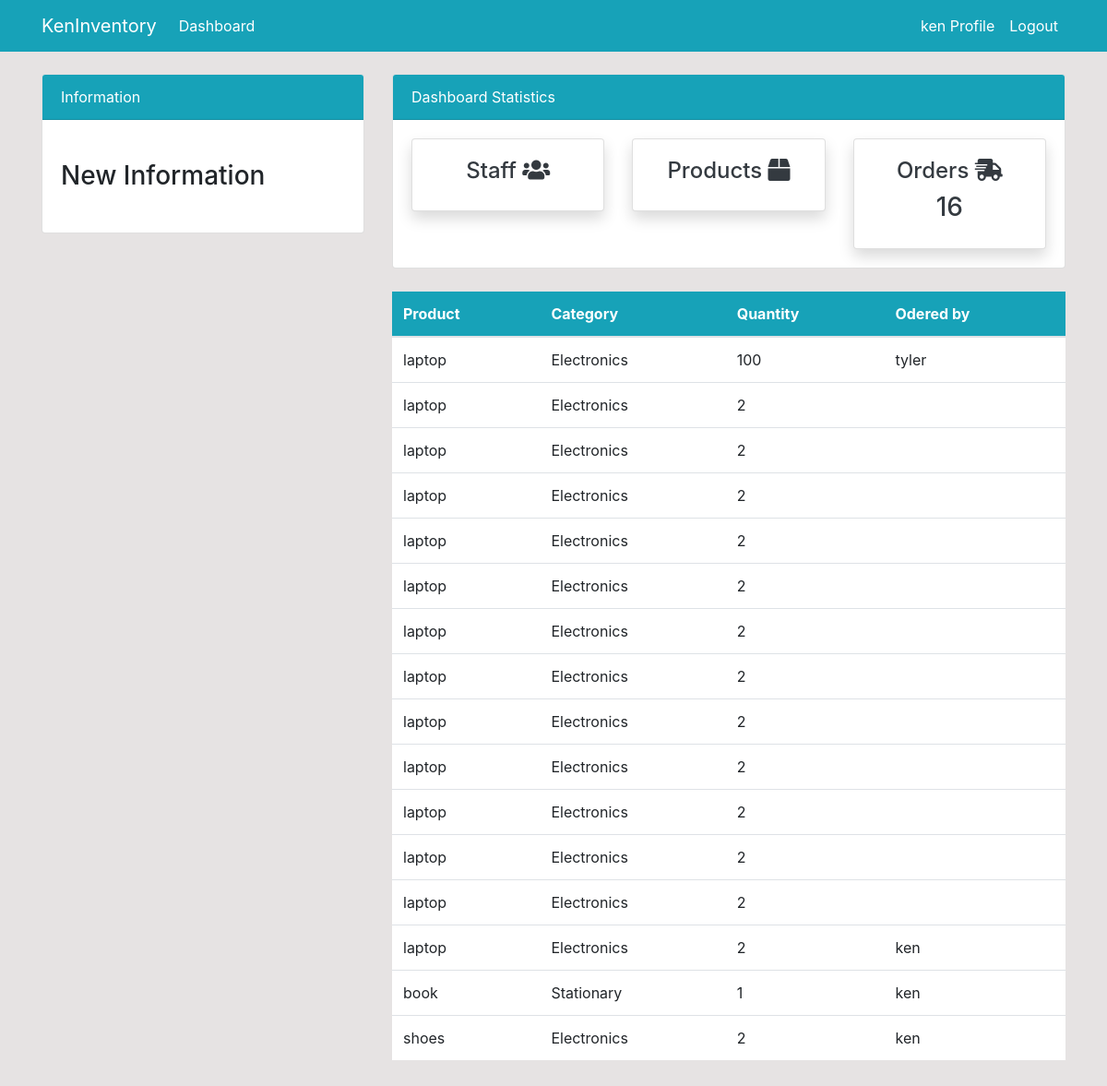
Screenshot of /order (signed in) with the database file from the repository.
### dashboard/models.py (models this page shows, shortened)
class Order(models.Model):
    product = models.ForeignKey(Product,on_delete=models.CASCADE,null=True)
    staff = models.ForeignKey(User,models.CASCADE,null=True)
    quantity = models.PositiveIntegerField(null=True)
    date = models.DateTimeField(auto_now_add=True)
    class Meta:
        verbose_name_plural = 'Order'

class Product(models.Model):
    name = models.CharField(max_length=100,null=True)
    category = models.CharField(max_length=100,choices=CATEGORY,null=True)
    quantity = models.PositiveIntegerField(default=1,null=True)
    def __str__(self):
        return f"{self.name}"

### dashboard/views.py (the view)
# urls.py: path('order',views.order,name='order'),
def order(request):
    order =  Order.objects.all()
    order_count = Order.objects.all().count()
    context = {
        'order':order,
        'order_count':order_count
    }
    return render(request,'dashboard/order.html',context)

### dashboard/templates/dashboard/order.html (shortened to what this page needs)
{% extends 'partials/base.html' %}
{% block content %}
{%include 'partials/top-bar.html'%}
<div class="row my-4">
    <div class="col-md-4"></div>
    <div class="col-md-8">
        <table class="table bg-white">
            <thead class="bg-info text-white">
                <tr>
                    <th scope="col">Product</th>
                    <th scope="col">Category</th>
                    <th scope="col">Quantity</th>
                    <th scope="col">Odered by</th>
                </tr>
            </thead>
            <tbody>
                {% for order in order %}
                <tr>
                    <td>{{ order.product }}</td>
                    <td>{{ order.product.category }}</td>
                    <td>{{ order.quantity }}</td>
                    <td>{{ order.staff.username }}</td>
                </tr>
                {% endfor %}
            </tbody>
        </table>
    </div>
</div>
{% endblock %}

### dashboard/templates/partials/base.html (shortened to what this page needs)
{% load static %}
<!doctype html>
<html lang="en">
<head>
    <link rel="stylesheet" href="https://cdn.jsdelivr.net/npm/bootstrap@4.6.0/dist/css/bootstrap.min.css"
>
    <link rel="stylesheet" href="https://use.fontawesome.com/releases/v5.15.2/css/all.css"
>
    <link rel="stylesheet" href="{% static 'style.css' %}">
</head>
<body>
    <nav class="navbar navbar-expand-lg navbar-info bg-info">
        <div class="container">
            {%if user.is_authenticated %}
            <a class="navbar-brand text-white" href="/">KenInventory</a>
            <div class="collapse navbar-collapse" id="navbarSupportedContent">
                <ul class="navbar-nav mr-auto">
                    <li class="nav-item active">
                        <a class="nav-link text-white" href="/">Dashboard </a>
                    </li>
                </ul>
                <ul class="navbar-nav ml-auto">
                    <li class="nav-item active">
                        <a class="nav-link text-white" href="{%url 'profile'%}">{{user.username}} Profile
                            <span class="sr-only">(current)</span></a>
                    </li>
                    <li class="nav-item">
                        <a class="nav-link text-white" href="{%url 'logout' %}">Logout</a>
                    </li>
                </ul>
            {%endif%}
            </div>
        </div>
    </nav>
    <div class="container">
        {% block content %}
        {% endblock %}
    </div>
</body>
</html>

### static/style.css (style rules this page uses)
body { background: rgb(230, 227, 227); }

### rows the page displays
Order: product "laptop", product.category "Electronics", quantity "100", staff.username "tyler"
Order: product "laptop", product.category "Electronics", quantity "2"
Order: product "laptop", product.category "Electronics", quantity "2"
Order: product "laptop", product.category "Electronics", quantity "2"
Order: product "laptop", product.category "Electronics", quantity "2"
Order: product "laptop", product.category "Electronics", quantity "2"
Order: product "laptop", product.category "Electronics", quantity "2"
Order: product "laptop", product.category "Electronics", quantity "2"
Order: product "laptop", product.category "Electronics", quantity "2"
Order: product "laptop", product.category "Electronics", quantity "2"
Order: product "laptop", product.category "Electronics", quantity "2"
Order: product "laptop", product.category "Electronics", quantity "2"
Order: product "laptop", product.category "Electronics", quantity "2"
Order: product "laptop", product.category "Electronics", quantity "2", staff.username "ken"
Order: product "book", product.category "Stationary", quantity "1", staff.username "ken"
Order: product "shoes", product.category "Electronics", quantity "2", staff.username "ken"

### other values shown
{{ user.username }} "ken"
{{ order_count }} "16"
